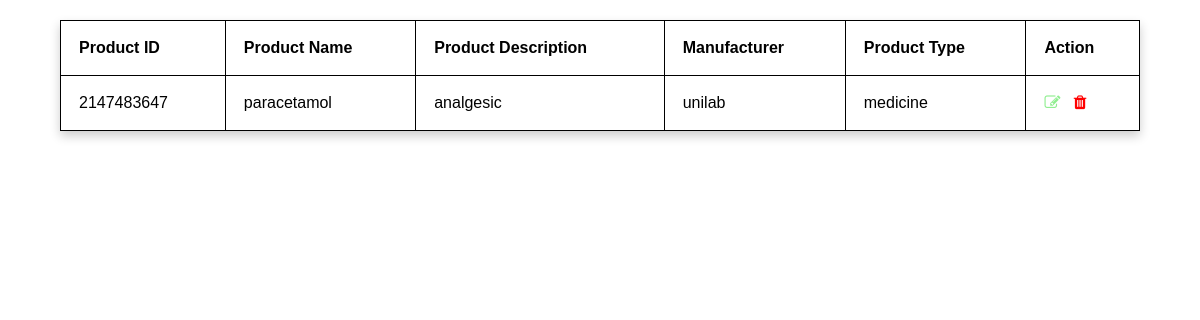
The page /display_product.php on the database its author committed.
### tables this page shows
CREATE TABLE `ims_product` (
  `p_id` int(11) NOT NULL,
  `p_name` text NOT NULL,
  `p_desc` text NOT NULL,
  `man` text NOT NULL,
  `p_type` text NOT NULL
);

### display_product.php (the view, shortened to what this page needs)
   <!DOCTYPE html>
<html lang="en">
  <head>
  <link rel="stylesheet" href="https://cdnjs.cloudflare.com/ajax/libs/font-awesome/4.7.0/css/font-awesome.min.css">
  </head>
  <body>
   <?php
      function OpenCon()
    {
        $dbhost ="localhost";
        $dbuser ="root";
        $dbpass ="";
        $db = "tayao_ims";
$connection = new mysqli ($dbhost,$dbuser,$dbpass,$db) or die ("Connection Failed: %\n".$connection -> error);
return $connection;
}
      $connection = OpenCon();
          $sql_query = "SELECT * FROM ims_product";
          $result = mysqli_query($connection, $sql_query);
          if(mysqli_num_rows($result) > 0)
          {
          echo '<table>
          <tr>
          <th> Product ID </th>
          <th> Product Name</th>
          <th> Product Description</th>
          <th> Manufacturer</th>
          <th> Product Type</th>
		  <th> Action</th>
          </tr>';
          while($row = mysqli_fetch_assoc($result)){
              echo '<tr >
                              <td>' . $row["p_id"] . '</td>
                              <td>' . $row["p_name"] . '</td>
                              <td>' . $row["p_desc"] . '</td>
                              <td>' . $row["man"] . '</td>
                              <td> ' . $row["p_type"] . '</td>
							  <td><a href= edit_inventory.php?id='.$row['p_id'].' style="text-decoration:none">
                              <i class="fa fa-pencil-square-o" style="color:lightgreen"></a></i>
                              &nbsp;
                              <a href= delete_inventory.php?id='.$row['p_id'].' style="text-decoration:none">
                              <i class="fa fa-trash" style="color:red"></i></a></i>
                              </td>
                    </tr>';
          }
          echo '</table>';
          }
          else
          {
              echo "0 results";
          }
    ?>
	  </body>
</html>

### display_product.php (style rules this page uses)
* { margin: 0; padding: 0; box-sizing: border-box; font-family: "Poppins", sans-serif; }
table { width: 90%; margin: 20px auto; font-family: Arial, Helvetica, sans-serif; box-shadow: 0 5px 10px rgba(0,0,0,0.2); }
table, tr, th, td { border: 1px solid black; border-collapse: collapse; padding: 18px; background-color: white; }
th, td { text-align: left; vertical-align: top; }

### rows shown on the page
ims_product: p_id "2147483647", p_name "paracetamol", p_desc "analgesic", man "unilab", p_type "medicine"
